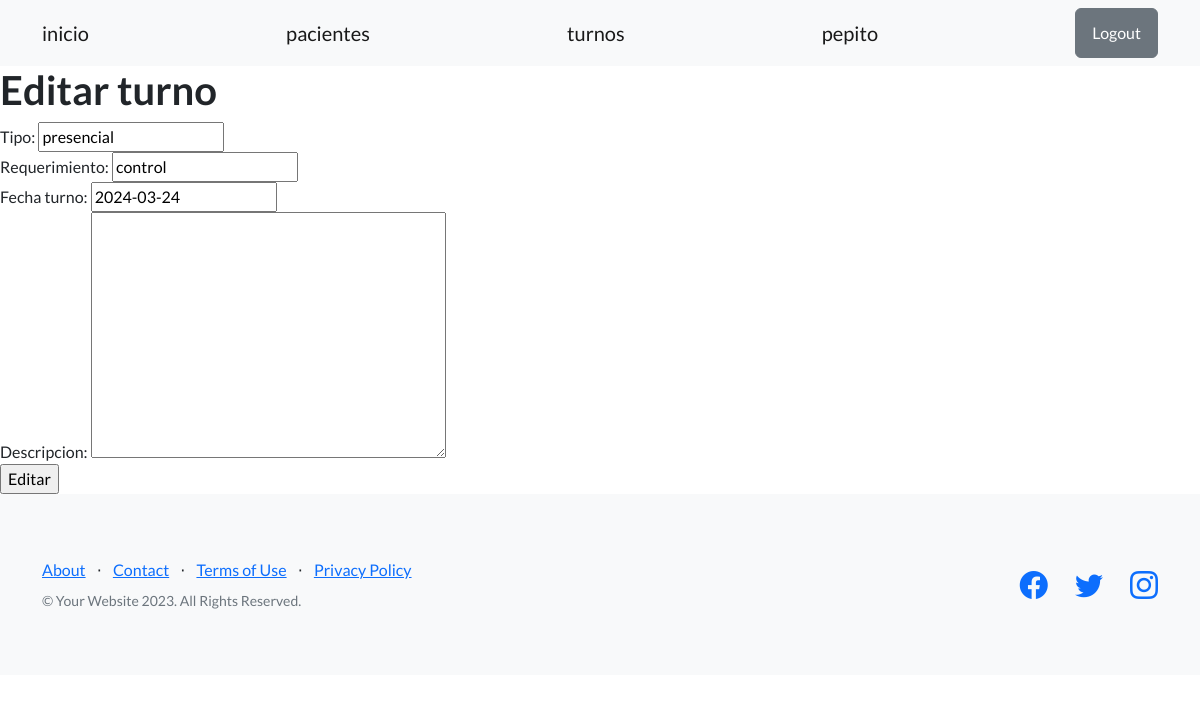
/servicio/turnos/1/editar/ (signed in), run on the app's committed database.
### servicio/models.py (models this page shows, shortened)
class turno(models.Model):
    tipo = models.CharField(max_length=50)
    requerimiento = models.CharField(max_length=50)
    fecha_turno = models.DateField()
    descripcion = RichTextField(null=True)

### servicio/views.py (the view)
# urls.py: path('turnos/<int:pk>/editar/', views.Editar_turno.as_view(), name='Editar_turno'),
class Editar_turno(LoginRequiredMixin, UpdateView):
    model = turno
    template_name = 'turnos/editar_turno.html'
    fields = ['tipo', 'requerimiento', 'fecha_turno', 'descripcion']
    success_url = reverse_lazy('turnos')

### servicio/templates/turnos/editar_turno.html (shortened to what this page needs)
{% extends "padre.html" %}
{% block header %}
<h1>Editar turno</h1>
{% endblock header %}
{% block main %}
    <form action={% url "Editar_turno" turno.id %} method="POST">
      <table>
        {{form}}
      </table>
      <input type="submit" value="Editar">
    </form>
{% endblock main %}

### templates/padre.html (shortened to what this page needs)
<!DOCTYPE html>
<html lang="en">
    {% load static %}
    <head>
        <link href="https://cdn.jsdelivr.net/npm/bootstrap-icons@1.5.0/font/bootstrap-icons.css" rel="stylesheet" type="text/css" />
        <link href= {% static "css/styles.css"%} rel="stylesheet" />
    </head>
    <body>
        <nav class="navbar navbar-light bg-light static-top">
            <div class="container">
                <a class="navbar-brand" href={% url "inicio" %}>inicio</a>
                <a class="navbar-brand" href={% url "pacientes" %}>pacientes</a>
                <a class="navbar-brand" href={% url "turnos" %}>turnos</a>
                {% if request.user.is_authenticated %}
                <a class="navbar-brand" href={% url "perfil" %}>{{request.user.username}}</a>
                <form method="post" action="{% url 'logout' %}">
                    <button type="submit" class="btn btn-secondary">Logout</button>
                </form>
                {% else %}
                <a class="btn btn-success" href={% url "registro" %}>Registrarse</a>
                <a class="btn btn-primary" href={% url "login" %}>Login</a>
                {% endif %}
            </div>
        </nav>
        {% block header %}{% endblock header %}
        <main>
            {% block main %}
            {% endblock main %}
        </main>
        <footer class="footer bg-light">
            <div class="container">
                <div class="row">
                    <div class="col-lg-6 h-100 text-center text-lg-start my-auto">
                        <ul class="list-inline mb-2">
                            <li class="list-inline-item"><a href="#!">About</a></li>
                            <li class="list-inline-item">⋅</li>
                            <li class="list-inline-item"><a href="#!">Contact</a></li>
                            <li class="list-inline-item">⋅</li>
                            <li class="list-inline-item"><a href="#!">Terms of Use</a></li>
                            <li class="list-inline-item">⋅</li>
                            <li class="list-inline-item"><a href="#!">Privacy Policy</a></li>
                        </ul>
                        <p class="text-muted small mb-4 mb-lg-0">&copy; Your Website 2023. All Rights Reserved.</p>
                    </div>
                    <div class="col-lg-6 h-100 text-center text-lg-end my-auto">
                        <ul class="list-inline mb-0">
                            <li class="list-inline-item me-4">
                                <a href="#!"><i class="bi-facebook fs-3"></i></a>
                            </li>
                            <li class="list-inline-item me-4">
                                <a href="#!"><i class="bi-twitter fs-3"></i></a>
                            </li>
                            <li class="list-inline-item">
                                <a href="#!"><i class="bi-instagram fs-3"></i></a>
                            </li>
                        </ul>
                    </div>
                </div>
            </div>
        </footer>
    </body>
</html>

### data on the page
turno: tipo "presencial", requerimiento "control", fecha_turno "2024-03-24"

### other printed values
{{ request.user.username }} "pepito"
